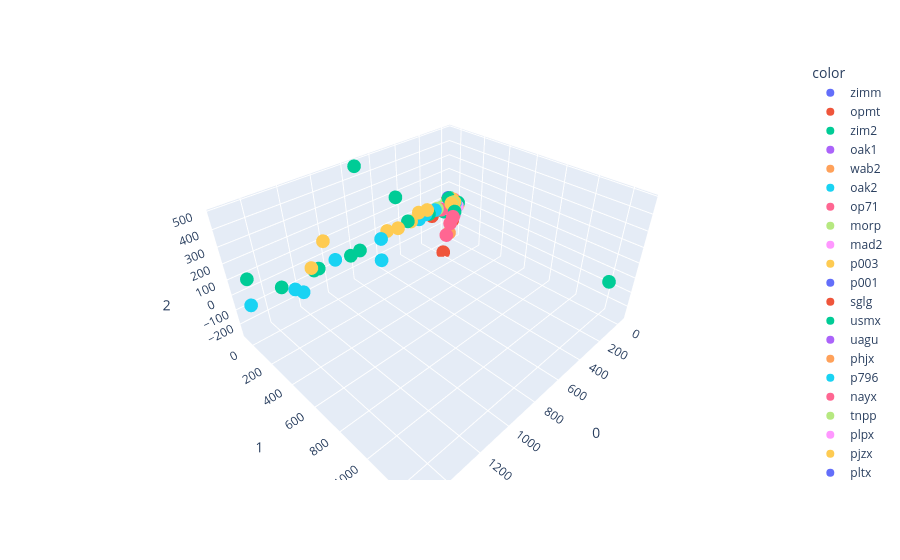

Notebook source saved alongside this figure:
### Code cell
px.scatter_3d(
    data_frame = mds_analysis[3][0],
    x = 0, y = 1, z = 2,
    color = dtec_series["station"],
    hover_data = [dtec_series["start_epoch"], dtec_series["end_epoch"]]
)
